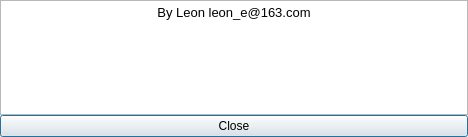
<?xml version="1.0" encoding="UTF-8"?>
<ui version="4.0">
 <class>AboutDialog</class>
 <widget class="QDialog" name="AboutDialog">
  <property name="geometry">
   <rect>
    <x>0</x>
    <y>0</y>
    <width>468</width>
    <height>137</height>
   </rect>
  </property>
  <property name="windowTitle">
   <string>Dialog</string>
  </property>
  <layout class="QVBoxLayout" name="verticalLayout">
   <property name="spacing">
    <number>0</number>
   </property>
   <property name="leftMargin">
    <number>0</number>
   </property>
   <property name="topMargin">
    <number>0</number>
   </property>
   <property name="rightMargin">
    <number>0</number>
   </property>
   <property name="bottomMargin">
    <number>0</number>
   </property>
   <item>
    <widget class="QTextEdit" name="textEdit">
     <property name="readOnly">
      <bool>true</bool>
     </property>
     <property name="html">
      <string>&lt;!DOCTYPE HTML PUBLIC &quot;-//W3C//DTD HTML 4.0//EN&quot; &quot;http://www.w3.org/TR/REC-html40/strict.dtd&quot;&gt;
&lt;html&gt;&lt;head&gt;&lt;meta name=&quot;qrichtext&quot; content=&quot;1&quot; /&gt;&lt;style type=&quot;text/css&quot;&gt;
p, li { white-space: pre-wrap; }
&lt;/style&gt;&lt;/head&gt;&lt;body style=&quot; font-family:'Noto Sans'; font-size:10pt; font-weight:400; font-style:normal;&quot;&gt;
&lt;p align=&quot;center&quot; style=&quot; margin-top:12px; margin-bottom:12px; margin-left:0px; margin-right:0px; -qt-block-indent:0; text-indent:0px;&quot;&gt;By Leon leon_e@163.com&lt;/p&gt;&lt;/body&gt;&lt;/html&gt;</string>
     </property>
    </widget>
   </item>
   <item>
    <widget class="QPushButton" name="pushButtonClose">
     <property name="text">
      <string>Close</string>
     </property>
    </widget>
   </item>
  </layout>
 </widget>
 <resources/>
 <connections/>
</ui>
